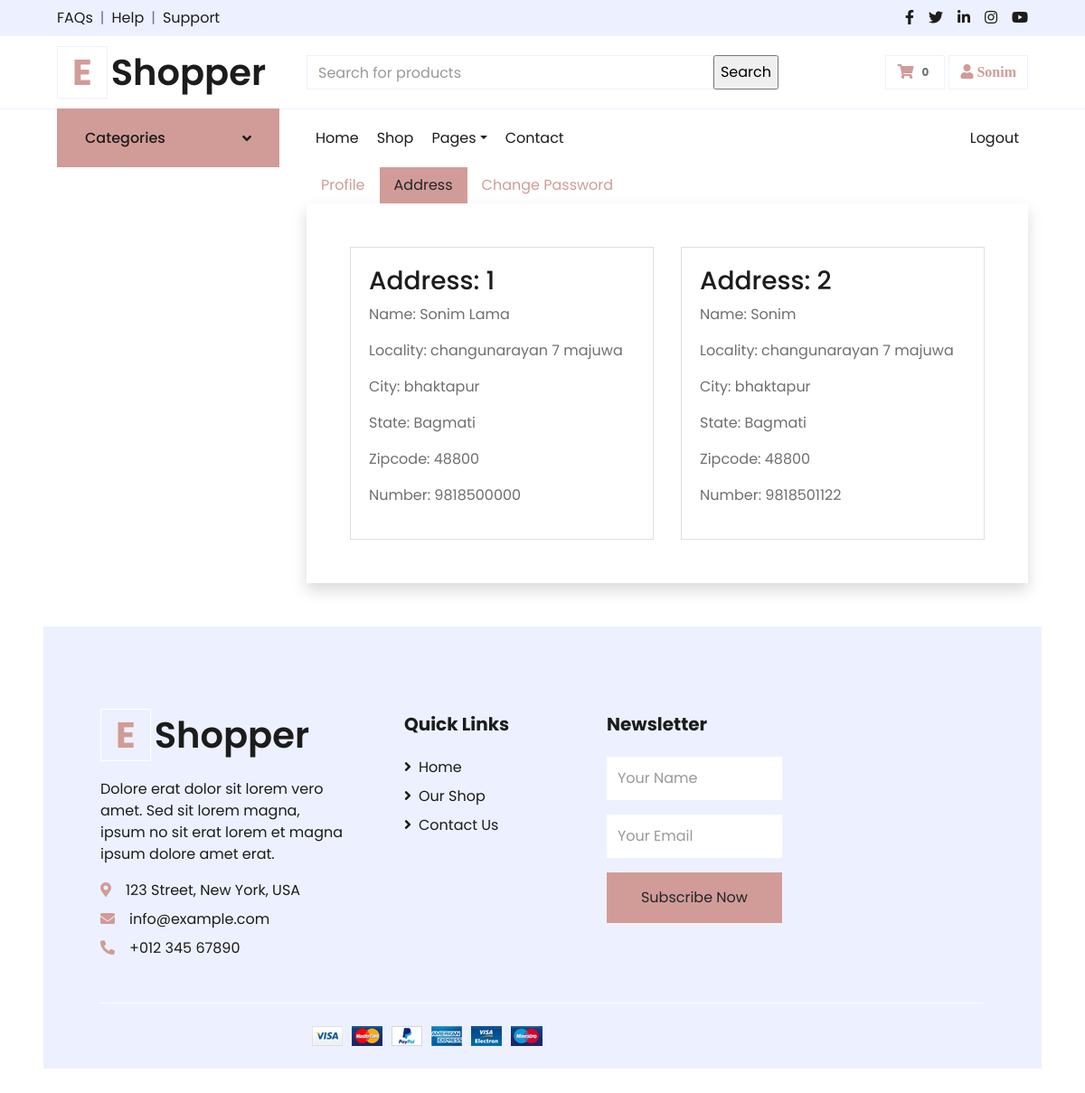
The app's page /address/ (signed in) with its own data.
### home/models.py (models this page shows)
class Customer(models.Model):
    user = models.ForeignKey(User,on_delete=models.CASCADE)
    name = models.CharField(max_length=150)
    locality = models.CharField(max_length=150)
    city = models.CharField(max_length=150)
    zipcode = models.IntegerField()
    state = models.CharField(choices=STATE_CHOICES,max_length=60)
    number = models.CharField(max_length=20,unique=True,null=True)

### home/views.py (the view)
# urls.py: path('address/',views.AddressView.as_view(),name='address'),
class AddressView(View):
    def get(self,request):
        address = Customer.objects.filter(user=request.user)
        products = Product.objects.all()
        data = {'categories': categories,'products':products,'addresses':address}
        return render(request,'address.html',data)

### template/address.html (shortened to what this page needs)
{% extends 'nav.html' %}
{% block content %}
        <nav class="nav nav-borders">
            <a class="nav-item nav-link {% if request.path == '/profile/' %} btn-primary {% endif %}" href="{% url 'profile' %}">Profile</a>
            <a class="nav-item nav-link {% if request.path == '/address/' %} btn-primary {% endif %}" href="{% url 'address' %}">Address</a>
            <a class="nav-item nav-link {% if request.path == '/passwordchange/' %} btn-primary {% endif %}" href="{% url 'passwordchange' %}">Change Password</a>
        </nav>
    <div class="container shadow p-5">
        <div class="row">
        {% for address in addresses %}
            <div class="col-sm-6">
                <div class="card">
                    <div class="card-body">
                        <H3>Address: {{forloop.counter}}</H3>
                        <p> Name: {{address.name}}</p>
                        <p> Locality: {{address.locality}}</p>
                        <p> City: {{address.city}}</p>
                        <p> State: {{address.state}}</p>
                        <p> Zipcode: {{address.zipcode}}</p>
                        <p> Number: {{address.number}}</p>
                    </div>
                </div>
            </div>
        {% empty %}
        <h4 class="alert-danger">No Address!!</h4>
        {% endfor %}
        </div>
    </div>
{% endblock content %}

### template/nav.html (shortened to what this page needs)
<!DOCTYPE html>
<html lang="en">
<head>
    <link href="https://cdnjs.cloudflare.com/ajax/libs/font-awesome/5.10.0/css/all.min.css" rel="stylesheet">
    <link href="/static/lib/owlcarousel/assets/owl.carousel.min.css" rel="stylesheet">
    <link href="/static/css/style.css" rel="stylesheet">
</head>
<body>
    <div class="container-fluid">
        <div class="row bg-secondary py-2 px-xl-5">
            <div class="col-lg-6 d-none d-lg-block">
                <div class="d-inline-flex align-items-center">
                    <a class="text-dark" href="">FAQs</a>
                    <span class="text-muted px-2">|</span>
                    <a class="text-dark" href="">Help</a>
                    <span class="text-muted px-2">|</span>
                    <a class="text-dark" href="">Support</a>
                </div>
            </div>
            <div class="col-lg-6 text-center text-lg-right">
                <div class="d-inline-flex align-items-center">
                    <a class="text-dark px-2" href="">
                        <i class="fab fa-facebook-f"></i>
                    </a>
                    <a class="text-dark px-2" href="">
                        <i class="fab fa-twitter"></i>
                    </a>
                    <a class="text-dark px-2" href="">
                        <i class="fab fa-linkedin-in"></i>
                    </a>
                    <a class="text-dark px-2" href="">
                        <i class="fab fa-instagram"></i>
                    </a>
                    <a class="text-dark pl-2" href="">
                        <i class="fab fa-youtube"></i>
                    </a>
                </div>
            </div>
        </div>
        <div class="row align-items-center py-3 px-xl-5">
            <div class="col-lg-3 d-none d-lg-block">
                <a href="{% url 'home' %}" class="text-decoration-none">
                    <h1 class="m-0 display-5 font-weight-semi-bold"><span class="text-primary font-weight-bold border px-3 mr-1">E</span>Shopper</h1>
                </a>
            </div>
            <div class="col-lg-6 col-6 text-left">
                <form method="GET">
                    <div class="input-group">
                        <input type="text" class="form-control" name="product_name" placeholder="Search for products"/>
                        <input type="submit" value="Search"/>
                    </div>
                </form>
            </div>
            {% if request.user.is_authenticated %}
            <div class="col-lg-3 col-6 text-right">
                <a href="{% url 'shoppingCart' %}" class="btn border">
                    <i class="fas fa-shopping-cart text-primary"></i>
                    <span class="badge">{{cart_objs_num | length}}</span>
                </a>
                <a href="{% url 'profile' %}" class="btn border" color="red">
                    <i class="fa fa-user text-primary"> {{user.username | capfirst}}</i>
                </a>
            </div>
            {% endif %}
        </div>
    </div>
    <div class="container-fluid mb-5">
        <div class="row border-top px-xl-5">
            <div class="col-lg-3 d-none d-lg-block">
                <a class="btn shadow-none d-flex align-items-center justify-content-between bg-primary text-white w-100" data-toggle="collapse" href="#navbar-vertical" style="height: 65px; margin-top: -1px; padding: 0 30px;">
                    <h6 class="m-0">Categories</h6>
                    <i class="fa fa-angle-down text-dark"></i>
                </a>
            </div>
            <div class="col-lg-9">
                <nav class="navbar navbar-expand-lg bg-light navbar-light py-3 py-lg-0 px-0">
                    <div class="collapse navbar-collapse justify-content-between" id="navbarCollapse">
                        <div class="navbar-nav mr-auto py-0">
                            <a href="{% url 'home' %}" class="nav-item nav-link {% if request.path == '/' %} active {% endif %}">Home</a>
                            <a href="{% url 'shop' %}" class="nav-item nav-link{% if request.path == '/shop/' %} active {% endif %}">Shop</a>
                            {% if request.user.is_authenticated %}
                            <div class="nav-item dropdown">
                                <a href="#" class="nav-link dropdown-toggle" data-toggle="dropdown">Pages</a>
                            </div>
                            {% endif %}
                            <a href="{% url 'contact' %}" class="nav-item nav-link {% if request.path == '/contact/' %} active {% endif %}">Contact</a>
                        </div>
                        <div class="navbar-nav ml-auto py-0">
                            {% if user.is_authenticated %}
                            <a href="{% url 'logout' %}" class="nav-item nav-link">Logout</a>
                            {% else %}
                            <a href="{% url 'login' %}" class="nav-item nav-link">Login</a>
                            <a href="{% url 'customer-registration' %}" class="nav-item nav-link">Register</a>
                            {% endif %}
                        </div>
                    </div>
                </nav>
{% block content %}
{% endblock content %}
 </div>
 <div class="container-fluid bg-secondary text-dark mt-5 pt-5">
    <div class="row px-xl-5 pt-5">
        <div class="col-lg-4 col-md-12 mb-5 pr-3 pr-xl-5">
            <a href="" class="text-decoration-none">
                <h1 class="mb-4 display-5 font-weight-semi-bold"><span class="text-primary font-weight-bold border border-white px-3 mr-1">E</span>Shopper</h1>
            </a>
            <p>Dolore erat dolor sit lorem vero amet. Sed sit lorem magna, ipsum no sit erat lorem et magna ipsum dolore amet erat.</p>
            <p class="mb-2"><i class="fa fa-map-marker-alt text-primary mr-3"></i>123 Street, New York, USA</p>
            <p class="mb-2"><i class="fa fa-envelope text-primary mr-3"></i>info@example.com</p>
            <p class="mb-0"><i class="fa fa-phone-alt text-primary mr-3"></i>+012 345 67890</p>
        </div>
        <div class="col-lg-8 col-md-12">
            <div class="row">
                <div class="col-md-4 mb-5">
                    <h5 class="font-weight-bold text-dark mb-4">Quick Links</h5>
                    <div class="d-flex flex-column justify-content-start">
                        <a class="text-dark mb-2" href="{% url 'home' %}"><i class="fa fa-angle-right mr-2"></i>Home</a>
                        <a class="text-dark mb-2" href="{% url 'shop' %}"><i class="fa fa-angle-right mr-2"></i>Our Shop</a>
                        <a class="text-dark" href="{% url 'contact' %}"><i class="fa fa-angle-right mr-2"></i>Contact Us</a>
                    </div>
                </div>
                <div class="col-md-4 mb-5">
                    <h5 class="font-weight-bold text-dark mb-4">Newsletter</h5>
                    <form action="">
                        <div class="form-group">
                            <input type="text" class="form-control border-0 py-4" placeholder="Your Name" required="required" />
                        </div>
                        <div class="form-group">
                            <input type="email" class="form-control border-0 py-4" placeholder="Your Email"
                                required="required" />
                        </div>
                        <div>
                            <button class="btn btn-primary btn-block border-0 py-3" type="submit">Subscribe Now</button>
                        </div>
                    </form>
                </div>
            </div>
        </div>
    </div>
    <div class="row border-top border-light mx-xl-5 py-4">
        <div class="col-md-6 px-xl-0 text-center text-md-right">
            <img class="img-fluid" src="/static/img/payments.png" alt="">
        </div>
    </div>
</div>
</body>
</html>

### records on screen
Customer: name "Sonim Lama", locality "changunarayan 7 majuwa", city "bhaktapur", state "Bagmati", zipcode "48800", number "9818500000"
Customer: name "Sonim", locality "changunarayan 7 majuwa", city "bhaktapur", state "Bagmati", zipcode "48800", number "9818501122"

### other values on screen
{{ cart_objs_num | length }} "0"
{{ user.username | capfirst }} "Sonim"
